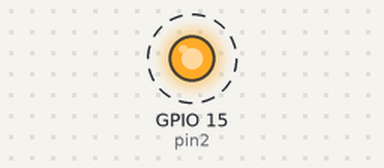
Simulated run of this program. Board: ESP32 board running MicroPython. Parts: output pins drawn as LEDs (lit = HIGH). Dashed ring = blinking.

Above: at 0.5 s.
Timing chart, 0 to 4.6 s (numbered marks = the images above):
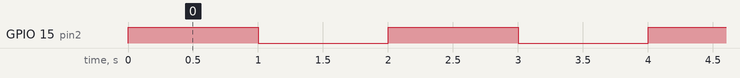

Measured:
- by itself, GPIO 15 (pin2): alternates HIGH for 1.0 s and LOW for 1.0 s

The program:

pj01_gpio_led.py
```python
# https://doc.itprojects.cn/0006.zhishi.esp32/02.doc/index.html#/02.led
from machine import Pin
from time import sleep

pin2 = Pin(15, Pin.OUT)
while(1):
  pin2.value(1)
  sleep(1)
  pin2.value(0)
  sleep(1)
```
